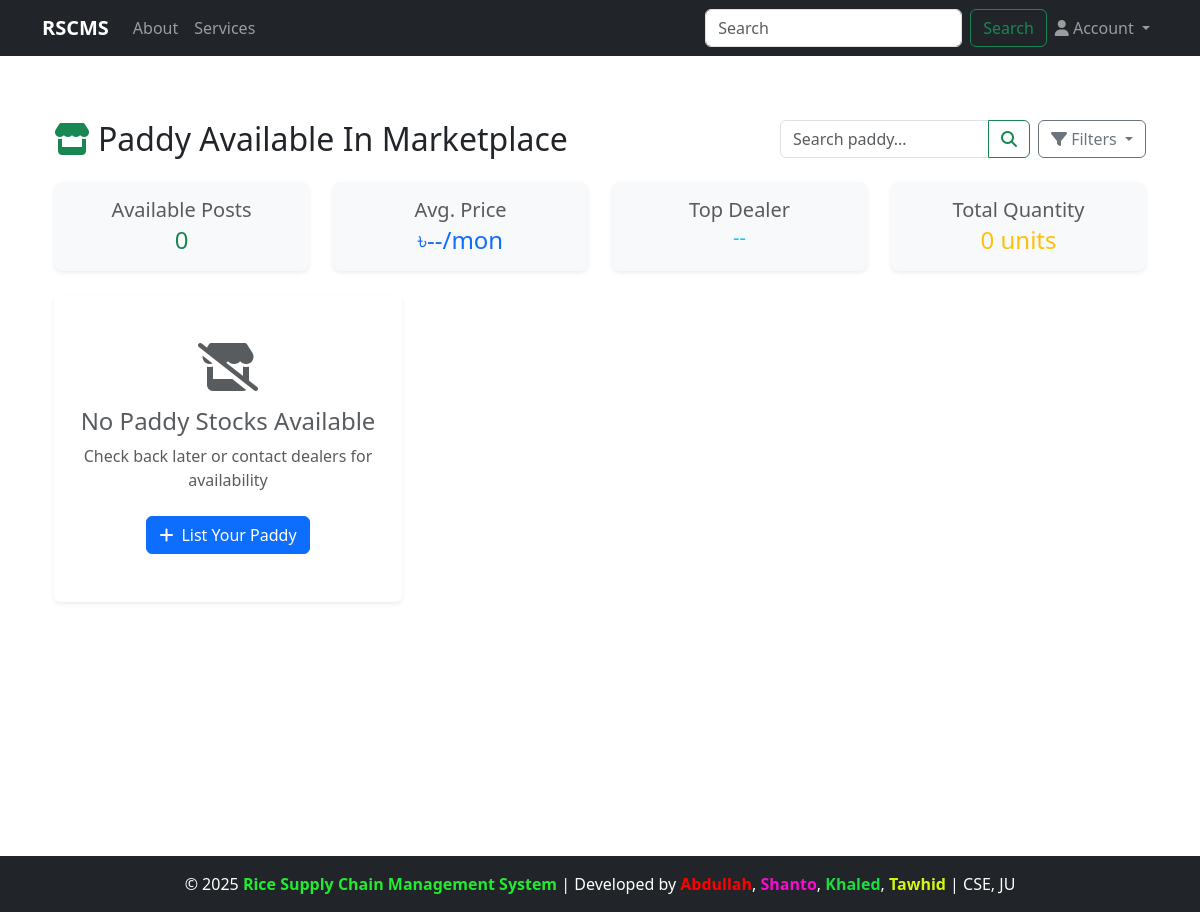
Page /dealer/marketplace/all_post on the earlier database version.
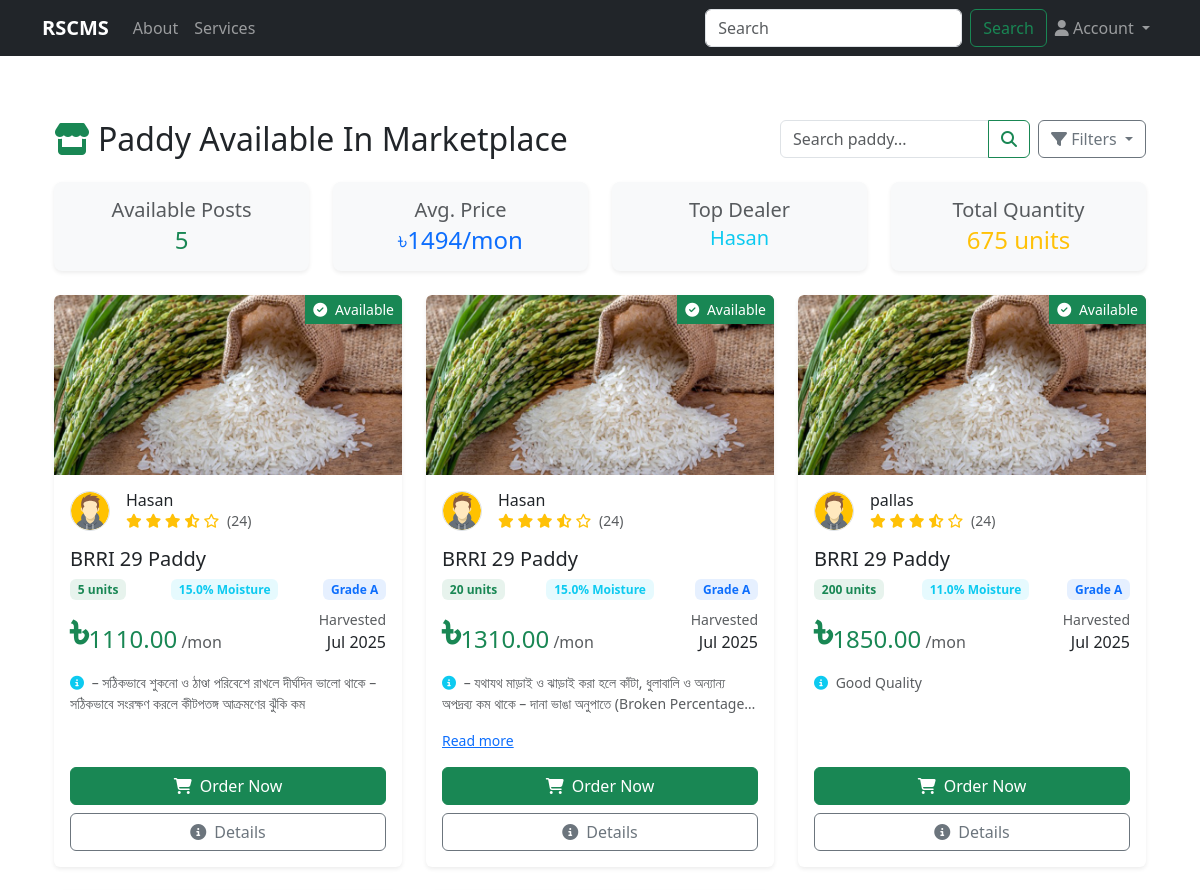
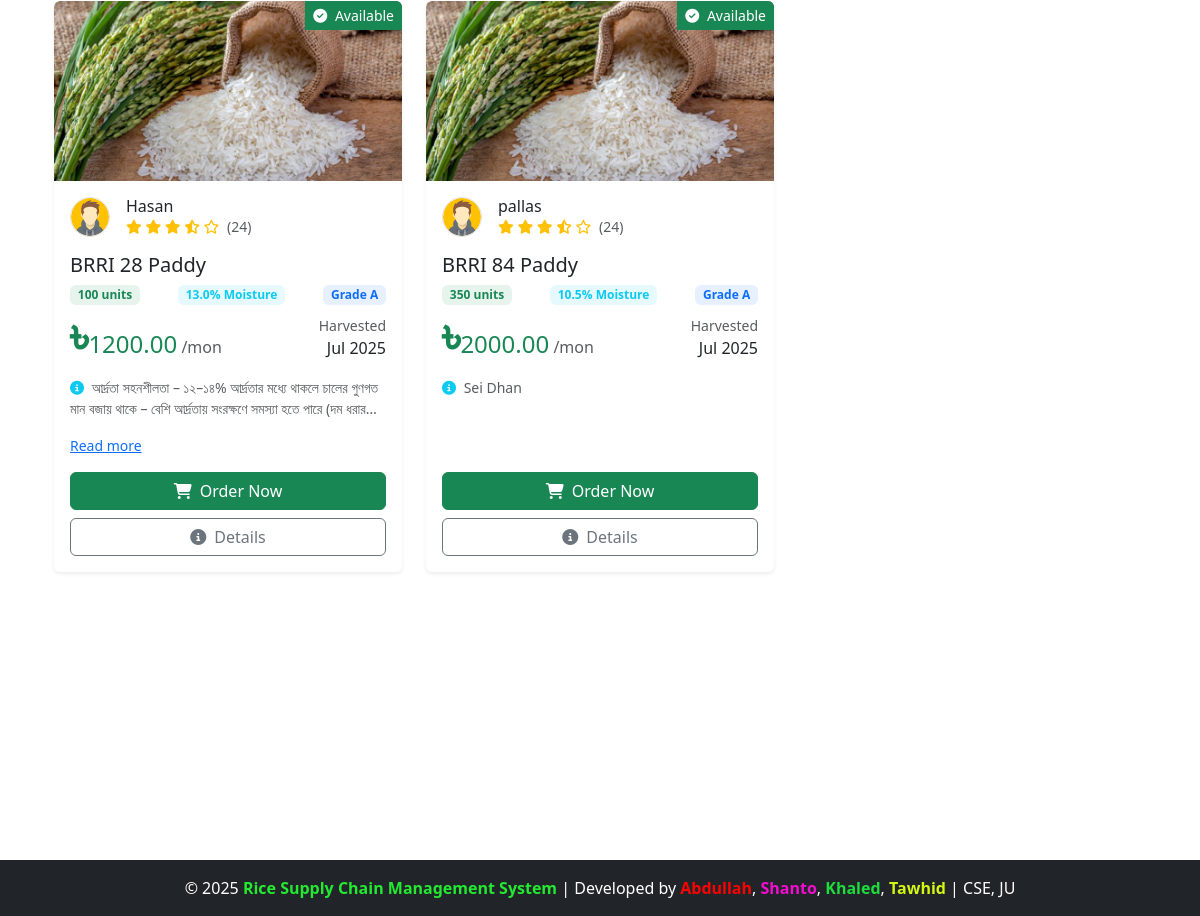
Same page on the later database version (2 pictures, top to bottom).
### accounts/models.py (models this page shows, shortened)
class CustomUser(AbstractUser):
    ROLE_CHOICES = (
        ('admin', 'Admin'),
        ('manager', 'Manager'),
        ('customer', 'Customer'),
        ('dealer', 'Dealer'),
    )
    role = models.CharField(max_length=20, choices=ROLE_CHOICES, default='admin')

### dealer/models.py (models this page shows, shortened)
class Marketplace(models.Model):
    STATUS_CHOICES = [
        ('Draft', 'Draft'),
        ('Published', 'Published'),
        ('Sold', 'Sold'),
    ]
    paddy_stock = models.ForeignKey(PaddyStock, on_delete=models.CASCADE, related_name='marketplace_posts')
    dealer = models.ForeignKey(DealerProfile, on_delete=models.CASCADE)
    name = models.CharField(max_length=100)
    image = models.ImageField(upload_to='marketplace_images/')
    quantity = models.PositiveIntegerField(validators=[MinValueValidator(1)])
    moisture_content = models.DecimalField(max_digits=4, decimal_places=1)
    price_per_mon = models.DecimalField(max_digits=10, decimal_places=2)
    quality_notes = models.TextField(blank=True)
    is_available = models.BooleanField(default=True)
    status = models.CharField(max_length=10, choices=STATUS_CHOICES, default='Draft')
    stored_since = models.DateTimeField(auto_now_add=True)

class Location(models.Model):
    district = models.CharField(max_length=50,blank=True,null=True)
    upazila = models.CharField(max_length=50,blank=True,null=True)
    union = models.CharField(max_length=50, blank=True,null=True)
    address = models.TextField(blank=True,null=True)
    class Meta:
        abstract = True  # <-- Make it abstract so no separate table is created

class DealerProfile(Location):
    user = models.OneToOneField(CustomUser, on_delete=models.CASCADE)
    license_number = models.CharField(max_length=50)
    storage_capacity = models.PositiveIntegerField()

### dealer/views.py (the view)
# urls.py: path('marketplace/all_post', views.see_all_paddy_posts, name='marketplace_paddy_posts'),
def see_all_paddy_posts(request):
    sort = request.GET.get('sort', 'recent')
    posts = Marketplace.objects.filter(is_available=True)
    if sort == 'price_asc':
        posts = posts.order_by('price_per_mon')
    elif sort == 'price_desc':
        posts = posts.order_by('-price_per_mon')
    elif sort == 'moisture':
        posts = posts.order_by('moisture_content')
    else:  # 'recent' বা By Default
        posts = posts.order_by('-stored_since')
    avg_price = posts.aggregate(avg=Avg('price_per_mon'))['avg']
    total_quantity = posts.aggregate(total=Sum('quantity'))['total'] or 0
    top_dealer = posts.values('dealer__user__username').annotate(post_count=Count('id')).order_by('-post_count').first()
    return render(request, 'dealer/paddy_posts.html', {
        'posts': posts,
        'avg_price': avg_price,
        'total_quantity': total_quantity,
        'top_dealer': top_dealer['dealer__user__username'] if top_dealer else None,
        'current_sort': sort,
    })

### admin_panel/context_processors.py (called while the page is built)
def admin_profile(request):
    if request.user.is_authenticated:
        try:
            admin = AdminProfile.objects.get(user=request.user)
            return {'admin': admin}
        except AdminProfile.DoesNotExist:
            return {}
    return {}

### customer/context_processors.py (called while the page is built)
def customer_profile(request):
    if request.user.is_authenticated:
        try:
            customer = CustomerProfile.objects.get(user=request.user)
            return {'customer': customer}
        except CustomerProfile.DoesNotExist:
            return {}
    return {}

### manager/context_processors.py (called while the page is built)
def manager_profile(request):
    if request.user.is_authenticated:
        try:
            manager = ManagerProfile.objects.get(user=request.user)
            return {'manager': manager}
        except ManagerProfile.DoesNotExist:
            return {}
    return {}

### dealer/templates/dealer/paddy_posts.html (shortened to what this page needs)
{% extends 'base.html' %}
{% load static %}
{% block content %}
<div class="container py-5">
  <div class="d-flex flex-column flex-md-row justify-content-between align-items-center mb-4">
    <h2 class="mb-3 mb-md-0 text-center text-md-start">
      <i class="fas fa-store me-2 text-success"></i>Paddy Available In Marketplace
    </h2>
    <div class="d-flex">
      <div class="input-group me-2" style="max-width: 250px;">
        <input type="text" class="form-control" placeholder="Search paddy..." aria-label="Search">
        <button class="btn btn-outline-success" type="button"><i class="fas fa-search"></i></button>
      </div>
      <button class="btn btn-outline-secondary dropdown-toggle" type="button" data-bs-toggle="dropdown">
        <i class="fas fa-filter"></i> Filters
      </button>
    </div>
  </div>
  <div class="row mb-4">
    <div class="col-md-3">
      <div class="card bg-light border-0 rounded-3 shadow-sm h-100">
        <div class="card-body text-center py-3">
          <h5 class="text-muted mb-1">Available Posts</h5>
          <p class="h4 text-success mb-0">{{ posts|length }}</p>
        </div>
      </div>
    </div>
    <div class="col-md-3">
      <div class="card bg-light border-0 rounded-3 shadow-sm h-100">
        <div class="card-body text-center py-3">
          <h5 class="text-muted mb-1">Avg. Price</h5>
          <p class="h4 text-primary mb-0"><span>&#2547;</span>{{ avg_price|default:"--" }}/mon</p>
        </div>
      </div>
    </div>
    <div class="col-md-3">
      <div class="card bg-light border-0 rounded-3 shadow-sm h-100">
        <div class="card-body text-center py-3">
          <h5 class="text-muted mb-1">Top Dealer</h5>
          <p class="h5 text-info mb-0">{{ top_dealer|default:"--" }}</p>
        </div>
      </div>
    </div>
    <div class="col-md-3">
      <div class="card bg-light border-0 rounded-3 shadow-sm h-100">
        <div class="card-body text-center py-3">
          <h5 class="text-muted mb-1">Total Quantity</h5>
          <p class="h4 text-warning mb-0">{{ total_quantity }} units</p>
        </div>
      </div>
    </div>
  </div>
  <div class="row row-cols-1 row-cols-md-2 row-cols-lg-3 g-4">
    {% for post in posts %}
      <div class="col">
        <div class="card h-100 border-0 shadow-sm overflow-hidden">
          <div class="position-relative" style="height: 180px; overflow: hidden;">
            {% if post.image %}
              <img src="{{post.image.url}}" class="card-img-top h-100 object-fit-cover" alt="{{ post.variety }} paddy">
            {% else %}
              <img src="../../media/rice_image/rice_2.jpg" class="card-img-top h-100 object-fit-cover" alt="Paddy stock">
            {% endif %}
            <div class="position-absolute top-0 end-0 bg-success text-white px-2 py-1 small">
              {% if post.is_available %}
                <i class="fas fa-check-circle me-1"></i> Available
              {% else %}
                <i class="fas fa-times-circle me-1"></i> Sold Out
              {% endif %}
            </div>
          </div>
          <div class="card-body d-flex flex-column">
            <div class="d-flex align-items-center mb-3">
              <div class="flex-shrink-0">
                <img src="{% if post.dealer.profile_image %}{{ post.dealer.profile_image.url }}{% else %}{% static "dealer/author.svg" %}{% endif %}"
                     class="rounded-circle border" width="40" height="40" alt="{{ post.dealer.user.username }}">
              </div>
              <div class="flex-grow-1 ms-3">
                <h6 class="mb-0">{{ post.dealer.user.username }}</h6>
                <div class="small text-warning">
                  <i class="fas fa-star"></i>
                  <i class="fas fa-star"></i>
                  <i class="fas fa-star"></i>
                  <i class="fas fa-star-half-alt"></i>
                  <i class="far fa-star"></i>
                  <span class="text-muted ms-1">(24)</span>
                </div>
              </div>
            </div>
            <h5 class="card-title text-truncate">{{ post.name|default:"Premium Paddy" }} Paddy</h5>
            <div class="d-flex justify-content-between align-items-center mb-2">
              <span class="badge bg-success bg-opacity-10 text-success">{{ post.quantity }} units</span>
              <span class="badge bg-info bg-opacity-10 text-info">{{ post.moisture_content }}% Moisture</span>
              <span class="badge bg-primary bg-opacity-10 text-primary">Grade {{ post.quality_grade|default:"A" }}</span>
            </div>
            <div class="d-flex justify-content-between align-items-center mb-3">
              <div>
                <span class="h4 text-success"><span class="fa fa-2x text-gray-300" style="font-family: Arial, sans-serif;">৳</span>{{ post.price_per_mon }}</span>
                <span class="text-muted">/mon</span>
              </div>
              <div class="text-end">
                <div class="small text-muted">Harvested</div>
                <div>{{ post.stored_since|date:"M Y" }}</div>
              </div>
            </div>
            {% if post.quality_notes %}
              <div class="mb-3">
                <p class="card-text small text-muted quality-notes" style="display: -webkit-box; -webkit-line-clamp: 2; -webkit-box-orient: vertical; overflow: hidden;">
                  <i class="fas fa-info-circle text-info me-1"></i> {{ post.quality_notes }}
                </p>
                <a href="#" class="small read-more-link" style="display: none;">Read more</a>
              </div>
            {% endif %}
            <div class="mt-auto d-grid gap-2">
              {% if post.is_available %}
                <a href="{% url "purchase_paddy" post.id %}" class="btn btn-success">
                  <i class="fas fa-shopping-cart me-2"></i>Order Now
                </a>
                <a href="{% url "paddy_detail" post.id %}" class="btn btn-outline-secondary">
                  <i class="fas fa-info-circle me-2"></i>Details
                </a>
              {% endif %}
            </div>
          </div>
        </div>
      </div>
    {% empty %}
      <div class="col-12">
        <div class="card border-0 shadow-sm">
          <div class="card-body text-center py-5">
            <i class="fas fa-store-slash text-muted fa-3x mb-3"></i>
            <h4 class="text-muted">No Paddy Stocks Available</h4>
            <p class="text-muted">Check back later or contact dealers for availability</p>
            <a href="#" class="btn btn-primary mt-2">
              <i class="fas fa-plus me-2"></i>List Your Paddy
            </a>
          </div>
        </div>
      </div>
    {% endfor %}
  </div>
</div>
{% endblock %}

### templates/base.html (shortened to what this page needs)
<!DOCTYPE html>
<html lang="en">
<head>
    {% load static %}
    <link href="https://cdn.jsdelivr.net/npm/bootstrap@5.3.0/dist/css/bootstrap.min.css" rel="stylesheet">
    <link rel="stylesheet" href="{% static 'manager/css/dashboard.css' %}">
    <link rel="stylesheet" href="https://cdnjs.cloudflare.com/ajax/libs/font-awesome/6.5.0/css/all.min.css">
    <link rel="stylesheet" href="https://cdnjs.cloudflare.com/ajax/libs/animate.css/4.1.1/animate.min.css">
    <link rel="stylesheet" href="https://cdnjs.cloudflare.com/ajax/libs/bootstrap-datepicker/1.9.0/css/bootstrap-datepicker.min.css">
</head>
<body class="d-flex flex-column min-vh-100">
    {% include 'navbar.html' %}
   <div class="d-flex flex-grow-1 overflow-hidden" style="height: 100vh;">
        <div id="content" class="flex-grow-1 p-3 overflow-auto" style="max-height: calc(100vh - 56px - 56px);">
            <div class="container">
                {% block content %}{% endblock %}
            </div>
        </div>
    </div>
    <footer class="bg-dark text-white text-center py-3">
        <p class="mb-0">&copy; 2025 <strong style="color: rgb(35, 234, 48);">Rice Supply Chain Management System</strong> | Developed by <span style="color: red; font-weight:bold">Abdullah</span>, <span style="color: rgb(244, 13, 209); font-weight:bold">Shanto</span>, <span style="color: rgb(29, 220, 61); font-weight:bold">Khaled</span>, <span style="color: rgb(212, 247, 18); font-weight:bold">Tawhid</span> | CSE, JU</p>
    </footer>
</body>
</html>

### templates/navbar.html (shortened to what this page needs)
<nav class="navbar navbar-expand-lg navbar-dark bg-dark">
    <div class="container">
        <a class="navbar-brand fw-bold" href="http://127.0.0.1:8000/">RSCMS</a>
        <div class="collapse navbar-collapse" id="navbarNav">
            <ul class="navbar-nav me-auto">
                <li class="nav-item">
                    <a class="nav-link" href="{% url 'about' %}">About</a>
                </li>
                <li class="nav-item">
                    <a class="nav-link" href="{% url 'services' %}">Services</a>
                </li>
            </ul>
           <form class="d-flex" action="{% url 'search' %}" method = "get">
                <input class="form-control me-2" type="search" placeholder="Search" aria-label="Search" name="query" id="search">
                <button class="btn btn-outline-success" type="submit">Search</button>
            </form>
            <ul class="navbar-nav">
                <li class="nav-item dropdown">
                    <a class="nav-link dropdown-toggle" href="#" id="userDropdown" role="button" data-bs-toggle="dropdown" aria-expanded="false">
                        <i class="fas fa-user"></i>
                        {% if request.user.is_authenticated %}
                        {{ request.user.username }}
                        {% else %}
                            Account
                        {% endif %}
                    </a>
                </li>
            </ul>
        </div>
    </div>
</nav>

### templates/SlideBar.html (shortened to what this page needs)
{% load static %}

### static/manager/css/dashboard.css (style rules this page uses)
body { display: flex; min-height: 100vh; margin: 0; }
#content { flex-grow: 1; padding: 20px; }

### dealer/templates/dealer/paddy_posts.html (style rules this page uses)
.card { transition: transform 0.2s ease, box-shadow 0.2s ease; }
.quality-notes { transition: all 0.3s ease; }

Differences in the rows shown:
added CustomUser: username "Hasan"
added Marketplace: is_available True (drawn), dealer.user.username "Hasan", name "BRRI 29", quantity "5", moisture_content "15.0", quality_grade "A", price_per_mon "1110.00", stored_since "Jul 2025", quality_notes "– সঠিকভাবে শুকনো ও ঠাণ্ডা পরিবেশে রাখলে দীর্ঘদিন ভালো থাকে – সঠিকভাবে সংরক্ষণ করলে কীটপতঙ্গ আক্রমণের ঝুঁকি কম"
added Marketplace: is_available True (drawn), dealer.user.username "Hasan", name "BRRI 29", quantity "20", moisture_content "15.0", quality_grade "A", price_per_mon "1310.00", stored_since "Jul 2025", quality_notes "– যথাযথ মাড়াই ও ঝাড়াই করা হলে কাঁটা, ধুলাবালি ও অন্যান্য অপদ্রব্য কম থাকে – দানা ভাঙা অনুপাতে (Broken…"
added Marketplace: is_available True (drawn), dealer.user.username "pallas", name "BRRI 29", quantity "200", moisture_content "11.0", quality_grade "A", price_per_mon "1850.00", stored_since "Jul 2025", quality_notes "Good Quality"
added Marketplace: is_available True (drawn), dealer.user.username "Hasan", name "BRRI 28", quantity "100", moisture_content "13.0", quality_grade "A", price_per_mon "1200.00", stored_since "Jul 2025", quality_notes "আর্দ্রতা সহনশীলতা – ১২–১৪% আর্দ্রতার মধ্যে থাকলে চালের গুণগত মান বজায় থাকে – বেশি আর্দ্রতায় সংরক্ষণে সমস্যা হতে পারে (দম…"
added Marketplace: is_available True (drawn), dealer.user.username "pallas", name "BRRI 84", quantity "350", moisture_content "10.5", quality_grade "A", price_per_mon "2000.00", stored_since "Jul 2025", quality_notes "Sei Dhan"
Other differences:
{{ posts|length }}: "0" → "5"
{{ avg_price|default:"--" }}: "--" → "1494"
{{ total_quantity }}: "0" → "675"
{{ top_dealer|default:"--" }}: "--" → (not shown)
text no longer shown: "No Paddy Stocks Available Check back later or contact dealers for availability List Your Paddy"
